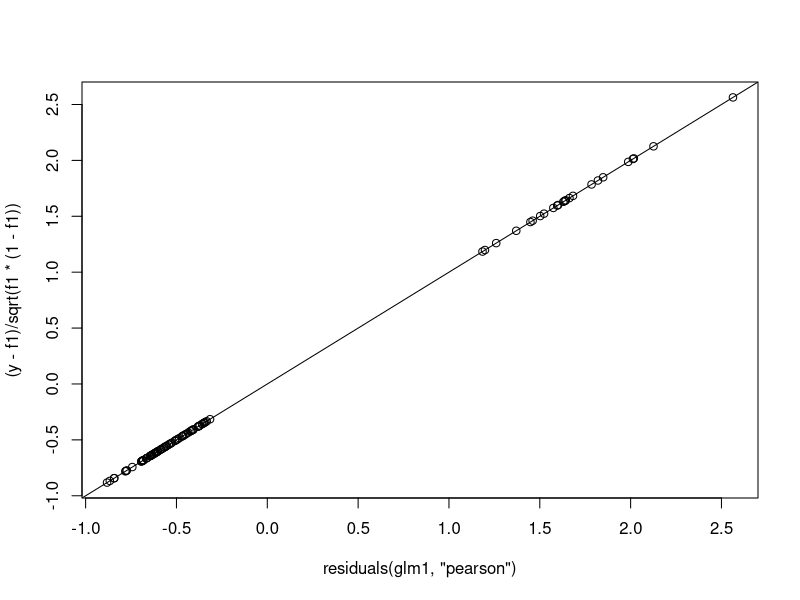

Reproduce this figure in R.
## ---- chunk 1


### Pearson and Deviance Residuals

# https://v8doc.sas.com/sashtml/insight/chap39/sect55.htm


# - http://stats.stackexchange.com/questions/24975/logistic-regression-getting-pearson-standardized-residuals-in-r-vs-stata
# - https://onlinecourses.science.psu.edu/stat504/book/export/html/160
## ---- chunk 2
set.seed(3141)
x1 <- rnorm(100)
x2 <- rnorm(100)
y <- rbinom(100, 1, 0.25)
## ---- chunk 3
glm1 <- glm(y~x1+x2, family=binomial)
f1 <- fitted(glm1) # the fitted probability of y=1, for each observation
## ---- chunk 4
plot( residuals(glm1, "pearson"), (y-f1)/sqrt(f1*(1-f1)))
abline(0,1)        # they match

